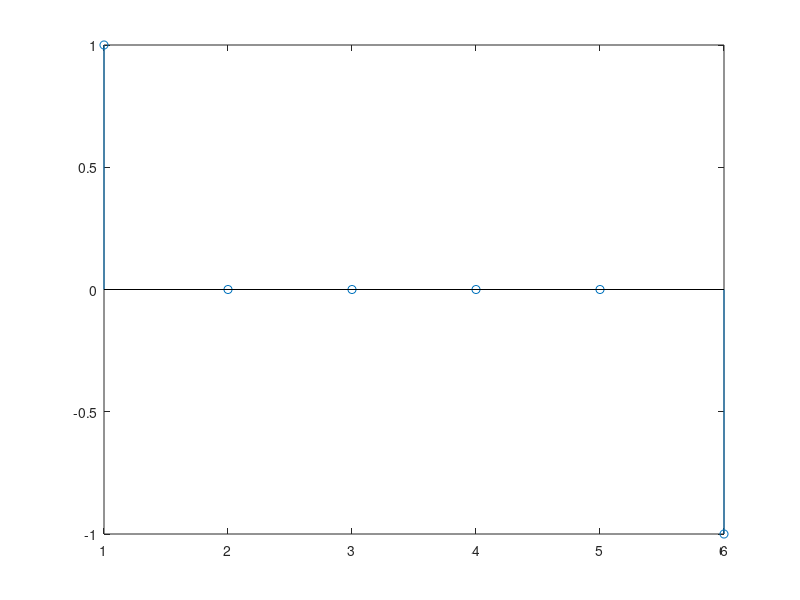
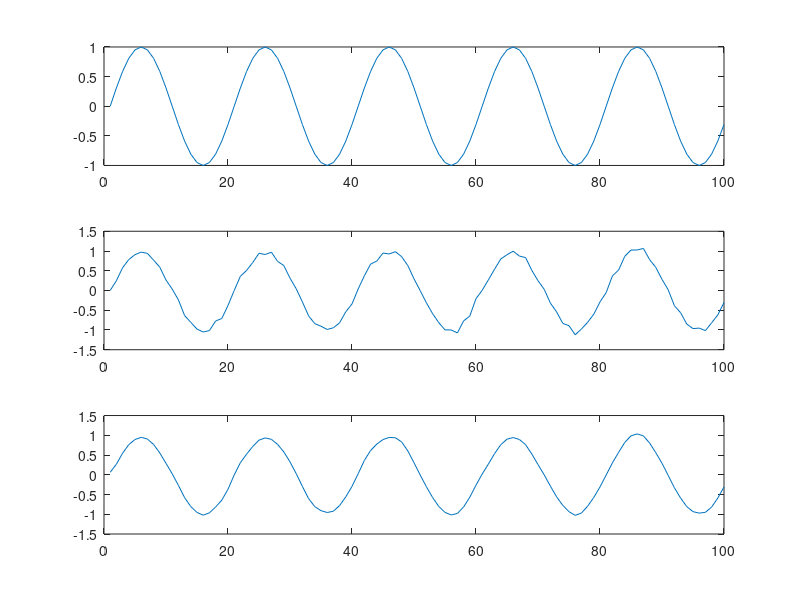

Write MATLAB code to recreate these figures, in order.
x = [1 1 1 1 1];
h = [1 -1];
y = conv(x,h);
stem(y);
close all;
N = 100;
n = 0 : N - 1;
x = sin (0.1 *pi*n);
x1 = x + 0.05*randn(1,N);
h = 1/4*[1 2 1];
y = conv(x1,h,'same');
figure
subplot(311), plot(x);
subplot(312), plot(x1);
subplot(313), plot(y);

